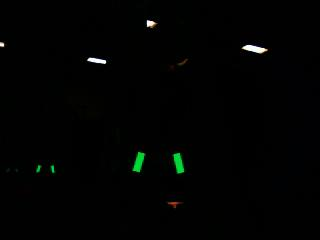
#> input picture 2019VisionImages/RocketPanelStraightDark96in.jpg, 320 x 240 px, found by its file name
$ python robotvision.py   (older library calls are emulated)
#> lines starting #> are read from the running program, lines starting #| are printed output that depends on the picture; after the words box and inside, x2 and y2 are one past the last pixel; in counts of white or black regions, pixels touching at a corner belong together
# Make sure you install needed libraries as administator
# 1. numpy
#    pip install numpy
# 2. matplotlib
#    pip install matplotlib
# 3. OpenCV for python (cv2)
#    download opencv_python-3.4.5-cp37-cp37m-win32.whl from https://www.lfd.uci.edu/~gohlke/pythonlibs/#opencv
#    cd to directory you downloaded the whl file to
#    pip install opencv_python-3.4.5-cp37-cp37m-win32.whl

import cv2
import numpy as np
from matplotlib import pyplot as plt

# read image from file (files are in subdirectory 2019VisionImages)
#img = cv2.imread('2019VisionImages\\RocketPanelStraightDark24in.jpg', cv2.IMREAD_COLOR)
img = cv2.imread('2019VisionImages\\RocketPanelStraightDark96in.jpg', cv2.IMREAD_COLOR)
#> img is the input picture: shape (240, 320, 3); mean B, G, R 2.1, 2.8, 1.9
#img = cv2.imread('2019VisionImages\\RocketPanelAngleDark60in.jpg', cv2.IMREAD_COLOR)
#img = cv2.imread('2019VisionImages\\RocketPanelStraight48in.jpg', cv2.IMREAD_COLOR)
#img = cv2.imread('2019VisionImages\\CargoSideStraightDark36in.jpg', cv2.IMREAD_COLOR)
cv2.imshow('Original Image', img)

# Convert Image to HSV
imgHSV = cv2.cvtColor(img, cv2.COLOR_BGR2HSV)
#> imgHSV: shape (240, 320, 3); mean H, S, V 15.7, 45.9, 3.1

# Remove All color outside our green threshold tests
# (experimentally found using multi-image.py and gui.py from https://github.com/rr1706/Multi-Thresh)
imgGreenBW = cv2.inRange(imgHSV, np.array([60, 60, 180]), np.array([180, 255, 255]))
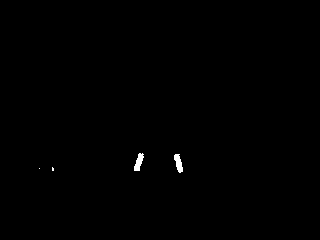
#> imgGreenBW: shape (240, 320); 0.29% white; 4 white regions (2 under 20 px), largest, box (x1, y1, x2, y2) and area: (174, 154, 183, 173) 106, (134, 153, 144, 171) 105
#cv2.imshow('Image Green', imgGreenBW)

# TODO - May need more cleanup of images using techinques found in https://frc-pdr.readthedocs.io/en/latest/vision/contours.html

# Convert BW to BGR to Find Contours
imgGreenBGR = cv2.cvtColor(imgGreenBW, cv2.COLOR_GRAY2BGR)
#> imgGreenBGR: shape (240, 320, 3); 0.29% white; 4 white regions (2 under 20 px)
img2, contours, hierarchy = cv2.findContours(imgGreenBW,  cv2.RETR_TREE, cv2.CHAIN_APPROX_NONE)
#> contours = 4 contours, 2 with area under 20; largest, box (x1, y1, x2, y2) and area: (174, 154, 183, 173) 84, (134, 153, 144, 171) 83

# Remove contours smaller than 60 pixel area to eliminate far off things
minArea = 60

adjCoutours = []
for contour in contours:
    contourArea = cv2.contourArea(contour)
    #print (contourArea)
    if contourArea > minArea:
            adjCoutours.append(contour)
#> this loop made 4 passes
#> contourArea on passes 3 to 4: 84, 83
#> after the loop, adjCoutours = 2 contours; box (x1, y1, x2, y2) and area: (174, 154, 183, 173) 84, (134, 153, 144, 171) 83

# Draw Coutours onto image for debugging in fuchsia as 3 pixel wide borders
for contour in adjCoutours:
    cv2.drawContours(imgGreenBGR, [contour], 0, (255, 0, 255), 3)
#> this loop made 2 passes
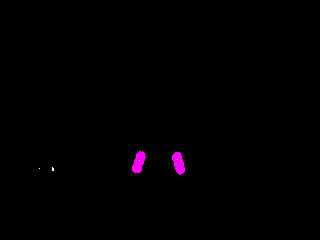
#> imgGreenBGR: shape (240, 320, 3); mean B, G, R 1.4, 0, 1.4

# Finding center of Coutours, draw center as 3 pixel wide 3 pixel thick circle in blue
points = []
for contour in adjCoutours:
    moments = cv2.moments(contour)
    centerX = int(moments['m10']/moments['m00'])
    centerY = int(moments['m01']/moments['m00'])
    pt = (centerX, centerY)
    cv2.circle(imgGreenBGR, pt, 3, (255, 0, 0), 3)
    points.append(pt)
#> this loop made 2 passes
#> (centerX, centerY) on passes 1 to 2: (178, 162), (138, 161)
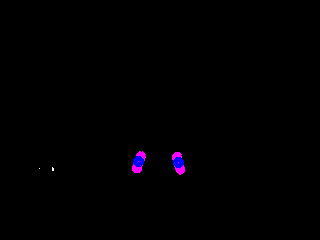
#> imgGreenBGR: shape (240, 320, 3); 0.25% of pixels changed, all inside (x1, y1, x2, y2) = (133, 156, 184, 168)
#> after the loop, points = [(178, 162), (138, 161)]

# If we have 2 points find center
# TODO - We may find more than 2 points, might want to only return ones with biggest area which we calculated earlier
if len(points) == 2:

    pt1 = points[1]
#> pt1 = (138, 161)
    pt2 = points[0]
#> pt2 = (178, 162)
    x = pt1[0] + ((pt2[0] - pt1[0]) / 2)
#> x = 158
    y = pt1[1] + ((pt2[1] - pt1[1]) / 2)
#> y = 161.5
    center = (int(x), int(y))
#> center = (158, 161)

    # print points, draw as 3 pixel wide 3 pixel thick circle in red
    print( f'left point at {pt1}' )
#| left point at (138, 161)
    print( f'right point at {pt2}' )
#| right point at (178, 162)
    print( f'center is {center}')
#| center is (158, 161)
    cv2.circle(imgGreenBGR, center, 3, (0, 0, 255), 3)
#> imgGreenBGR: shape (240, 320, 3); 0.12% of pixels changed, all inside (x1, y1, x2, y2) = (153, 156, 164, 167)

# Show final image
cv2.imshow('Final Image', imgGreenBGR)

# Wait for a key press and close all windows
cv2.waitKey(0)
cv2.destroyAllWindows()

$ run again, with 2019VisionImages/RocketPanelStraightDark24in.jpg copied over 2019VisionImages/RocketPanelStraightDark96in.jpg
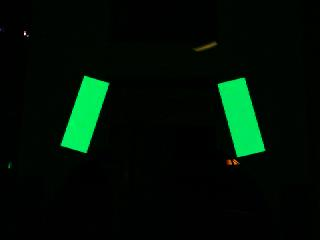
#> input picture 2019VisionImages/RocketPanelStraightDark24in.jpg, 320 x 240 px, found by its file name
#> img is the input picture: shape (240, 320, 3); mean B, G, R 6, 16.1, 1.2
#> imgHSV: shape (240, 320, 3); mean H, S, V 51, 195.4, 16.3
#> `imgGreenBW = cv2.inRange(imgHSV, np.array([60, 60, 180]), np.array([18..`:
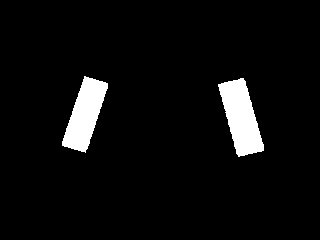
#> imgGreenBW: shape (240, 320); 5.2% white; 2 white regions, box (x1, y1, x2, y2) and area: (218, 78, 264, 157) 2101, (62, 76, 108, 153) 1904
#> contours = 2 contours; box (x1, y1, x2, y2) and area: (218, 78, 264, 157) 2003, (62, 76, 108, 153) 1811
#> the loop `for contour in contours:` made 2 passes
#> contourArea on passes 1 to 2: 2003, 1811
#> after the loop `for contour in contours:`: adjCoutours has the same summary as contours
#> the loop `for contour in adjCoutours:` made 2 passes
#> the loop `for contour in adjCoutours:` made 2 passes
#> (centerX, centerY) on passes 1 to 2: (240, 117), (84, 114)
#> after the loop `for contour in adjCoutours:`:
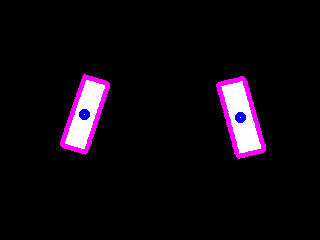
#> imgGreenBGR: shape (240, 320, 3); mean B, G, R 15.9, 9, 15.3
#> after the loop `for contour in adjCoutours:`: points = [(240, 117), (84, 114)]
#> pt1 = (84, 114)
#> pt2 = (240, 117)
#> x = 162
#> y = 115.5
#> center = (162, 115)
#| left point at (84, 114)
#| right point at (240, 117)
#| center is (162, 115)

$ run again, with 2019VisionImages/RocketPanelAngleDark60in.jpg copied over 2019VisionImages/RocketPanelStraightDark96in.jpg
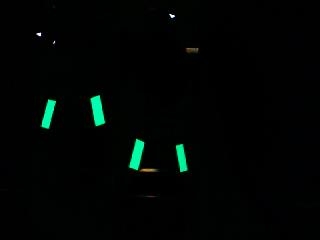
#> input picture 2019VisionImages/RocketPanelAngleDark60in.jpg, 320 x 240 px, found by its file name
#> img is the input picture: shape (240, 320, 3); mean B, G, R 3.3, 4.9, 1.1
#> imgHSV: shape (240, 320, 3); mean H, S, V 34.4, 100.3, 5.1
#> `imgGreenBW = cv2.inRange(imgHSV, np.array([60, 60, 180]), np.array([18..`:
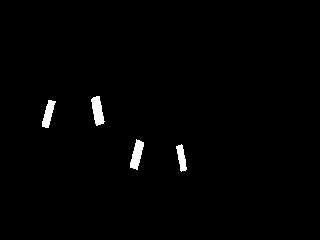
#> imgGreenBW: shape (240, 320); 1.2% white; 4 white regions, box (x1, y1, x2, y2) and area: (91, 96, 105, 126) 263, (130, 139, 144, 170) 250, (42, 100, 56, 128) 210, (176, 144, 187, 172) 178
#> contours = 4 contours; box (x1, y1, x2, y2) and area: (91, 96, 105, 126) 228, (130, 139, 144, 170) 214, (42, 100, 56, 128) 176, (176, 144, 187, 172) 147
#> the loop `for contour in contours:` made 4 passes
#> contourArea on passes 1 to 4: 147, 214.5, 176.5, 228
#> after the loop `for contour in contours:`: adjCoutours has the same summary as contours
#> the loop `for contour in adjCoutours:` made 4 passes
#> the loop `for contour in adjCoutours:` made 4 passes
#> (centerX, centerY) on passes 1 to 4: (181, 157), (136, 154), (47, 113), (97, 110)
#> after the loop `for contour in adjCoutours:`:
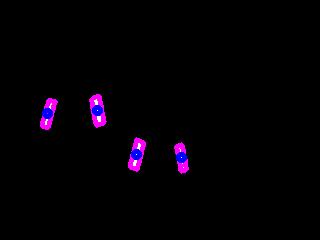
#> imgGreenBGR: shape (240, 320, 3); mean B, G, R 4.9, 0.4, 3.6
#> after the loop `for contour in adjCoutours:`: points = [(181, 157), (136, 154), (47, 113), (97, 110)]
